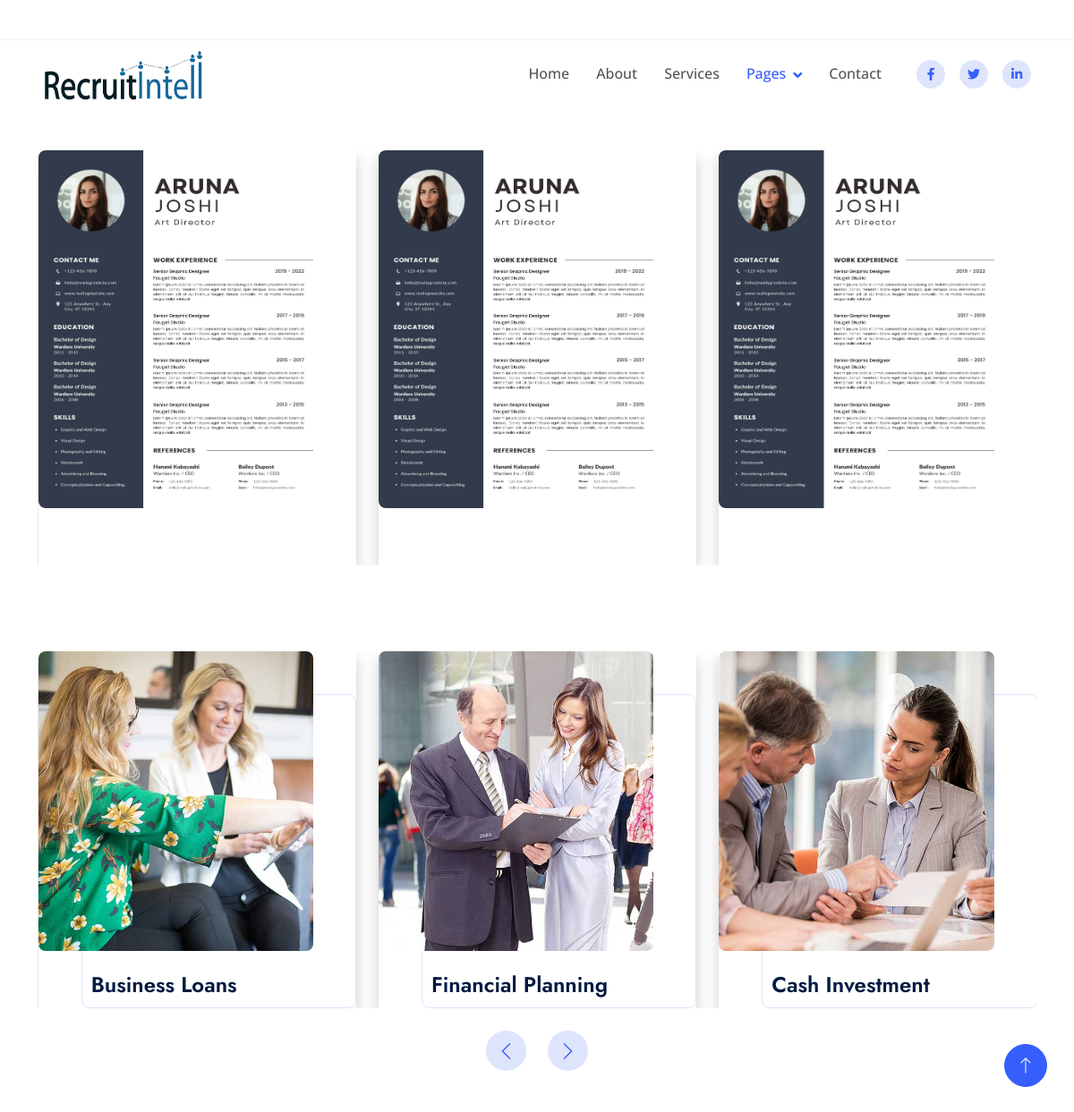
The app's page /team, older data.
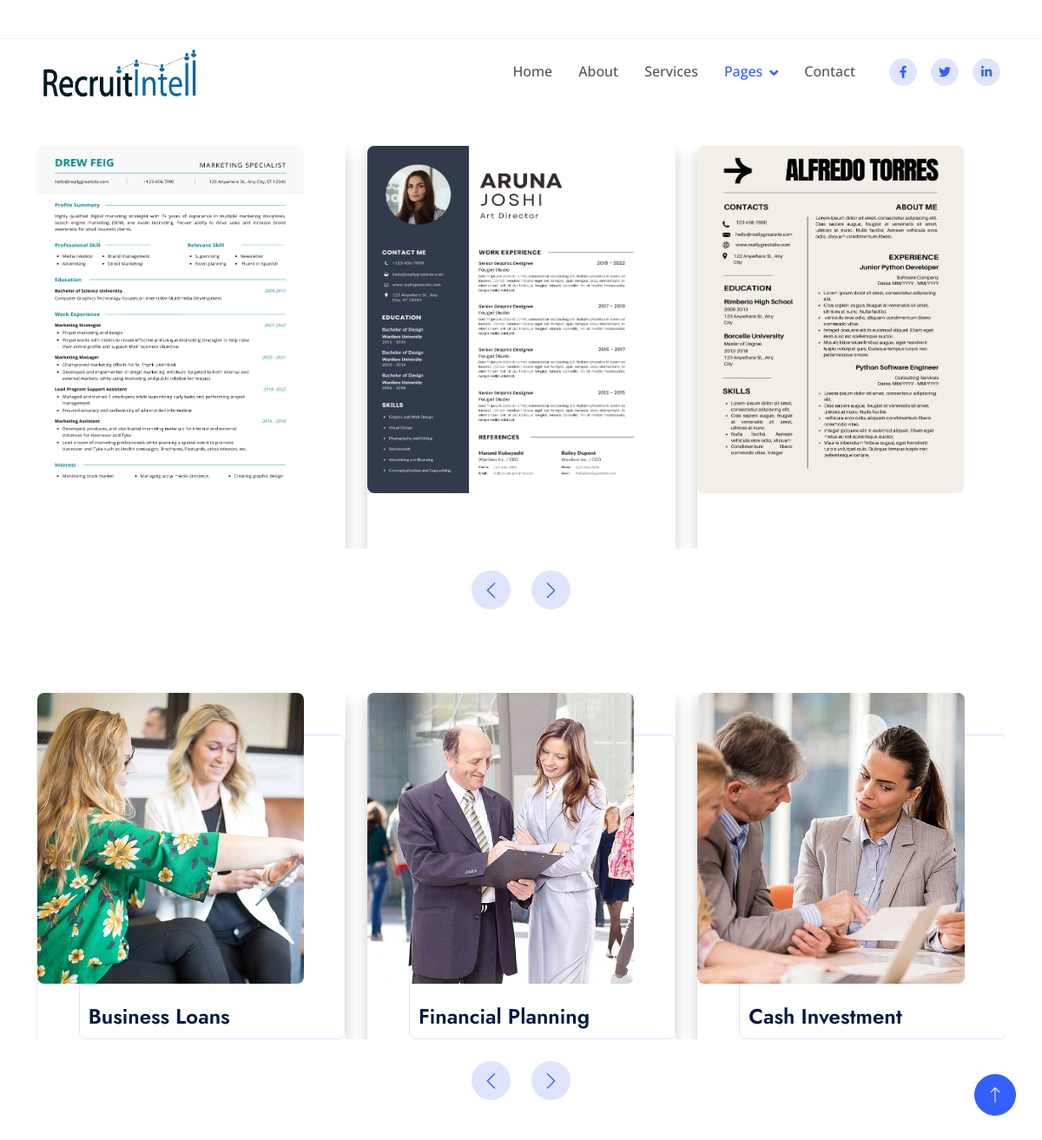
The same page, newer data.
### landing_page/models.py (models this page shows)
class Templates(models.Model):
    template = models.FileField(upload_to='shared_template_folder/',default="template")
    plain_template = models.FileField(upload_to='shared_template_folder/',default="plain template")

### landing_page/views.py (the view)
# urls.py: path('team', views.team, name='team'),
def team(request):
    data=Templates.objects.all()
    context={'data':data,'u_id':id}
    return render(request,'team.html',context)

### landing_page/templates/team.html (shortened to what this page needs)
<!DOCTYPE html>
<html lang="en">
<head>
    <link href="https://cdnjs.cloudflare.com/ajax/libs/font-awesome/5.10.0/css/all.min.css" rel="stylesheet">
    <link href="https://cdn.jsdelivr.net/npm/bootstrap-icons@1.4.1/font/bootstrap-icons.css" rel="stylesheet">
    <link href="/static/assets/lib/animate/animate.min.css" rel="stylesheet">
    <link href="/static/assets/lib/owlcarousel/assets/owl.carousel.min.css" rel="stylesheet">
    <link href="/static/assets/css/bootstrap.min.css" rel="stylesheet">
    <link href="/static/assets/css/style.css" rel="stylesheet">
</head>
<body>
    <div class="container-fluid fixed-top px-0 wow fadeIn" data-wow-delay="0.1s">
        <div class="top-bar row gx-0 align-items-center d-none d-lg-flex">
        </div>
        <nav class="navbar navbar-expand-lg navbar-light py-lg-0 px-lg-5 wow fadeIn" data-wow-delay="0.1s">
            <a href="index.html" class="navbar-brand ms-4 ms-lg-0">
                <img src="/static/assets/img/recruitintell.png" height="60px" width="180px" alt="Finanza Logo" class="navbar-logo">
            </a>
            <div class="collapse navbar-collapse" id="navbarCollapse">
                <div class="navbar-nav ms-auto p-4 p-lg-0">
                    <a href="index.html" class="nav-item nav-link">Home</a>
                    <a href="about.html" class="nav-item nav-link">About</a>
                    <a href="service.html" class="nav-item nav-link">Services</a>
                    <div class="nav-item dropdown">
                        <a href="#" class="nav-link dropdown-toggle active" data-bs-toggle="dropdown">Pages</a>
                    </div>
                    <a href="contact.html" class="nav-item nav-link">Contact</a>
                </div>
                <div class="d-none d-lg-flex ms-2">
                    <a class="btn btn-light btn-sm-square rounded-circle ms-3" href="">
                        <small class="fab fa-facebook-f text-primary"></small>
                    </a>
                    <a class="btn btn-light btn-sm-square rounded-circle ms-3" href="">
                        <small class="fab fa-twitter text-primary"></small>
                    </a>
                    <a class="btn btn-light btn-sm-square rounded-circle ms-3" href="">
                        <small class="fab fa-linkedin-in text-primary"></small>
                    </a>
                </div>
            </div>
        </nav>
    </div>
<br><br>
<br>
<br><br>
    <div class="container-xxl py-5">
        <div class="container">
            <div class="owl-carousel project-carousel wow fadeInUp" data-wow-delay="0.3s">
                {% for x in data %}
    <div class="project-item pe-5 pb-5">
        <div class="project-img mb-3">
            <img class="img-fluid rounded" src="{{ x.template.url }}" alt="" style="max-height: 400px;">
        </div>
    </div>
{% endfor %}
            </div>
        </div>
    </div>
    <div class="container-xxl py-5">
        <div class="container">
            <div class="owl-carousel project-carousel wow fadeInUp" data-wow-delay="0.3s">
                <div class="project-item pe-5 pb-5">
                    <div class="project-img mb-3">
                        <img class="img-fluid rounded" src="/static/assets/img/service-1.jpg" alt="">
                    </div>
                    <div class="project-title">
                        <h4 class="mb-0">Financial Planning</h4>
                    </div>
                </div>
                <div class="project-item pe-5 pb-5">
                    <div class="project-img mb-3">
                        <img class="img-fluid rounded" src="/static/assets/img/service-2.jpg" alt="">
                    </div>
                    <div class="project-title">
                        <h4 class="mb-0">Cash Investment</h4>
                    </div>
                </div>
                <div class="project-item pe-5 pb-5">
                    <div class="project-img mb-3">
                        <img class="img-fluid rounded" src="/static/assets/img/service-4.jpg" alt="">
                    </div>
                    <div class="project-title">
                        <h4 class="mb-0">Business Loans</h4>
                    </div>
                </div>
            </div>
        </div>
    </div>
    <a href="#" class="btn btn-lg btn-primary btn-lg-square rounded-circle back-to-top"><i
            class="bi bi-arrow-up"></i></a>
</body>
</html>

### static/assets/css/style.css (style rules this page uses)
:root { --primary: #355EFC; --secondary: #E93C05; --tertiary: #555555; --light: #DFE4FD; --dark: #011A41; }
.back-to-top { position: fixed; display: none; right: 30px; bottom: 30px; z-index: 99; }
h3, .h3, h4, .h4, .fw-medium { font-weight: 600 !important; }
.btn { transition: .5s; font-weight: 500; }
.btn-primary, .btn-outline-primary:hover { color: var(--light); }
.btn-sm-square { width: 32px; height: 32px; }
.btn-lg-square { width: 48px; height: 48px; }
.btn-square, .btn-sm-square, .btn-lg-square { padding: 0; display: flex; align-items: center; justify-content: center; font-weight: normal; }
.fixed-top { transition: .5s; }
.top-bar { height: 45px; border-bottom: 1px solid rgba(53, 94, 252, .07); }
.navbar .dropdown-toggle::after { border: none; content: "\f107"; font-family: "Font Awesome 5 Free"; font-weight: 900; vertical-align: middle; margin-left: 8px; }
.navbar .navbar-nav .nav-link { padding: 25px 15px; color: var(--tertiary); font-weight: 500; outline: none; }
.navbar .navbar-nav .nav-link:hover, .navbar .navbar-nav .nav-link.active { color: var(--primary); }
.project-item, .project-item .project-img { position: relative; }
.project-item .project-title { position: absolute; top: 3rem; right: 0; bottom: 0; left: 3rem; border: 1px solid var(--light); border-radius: 8px; display: flex; align-items: flex-end; padding: 10px; z-index: -1; transition: .5s; }
.project-item .project-title h4 { transition: .5s; }

### landing_page/templates/team.html (style rules this page uses)
.project-item { position: relative; overflow: hidden; box-shadow: 0 8px 16px rgba(0, 0, 0, 0.2); transition: transform 0.3s; }

Row changes from the older to the newer data that the page shows:
added Templates: template (picture)
added Templates: template (picture)
